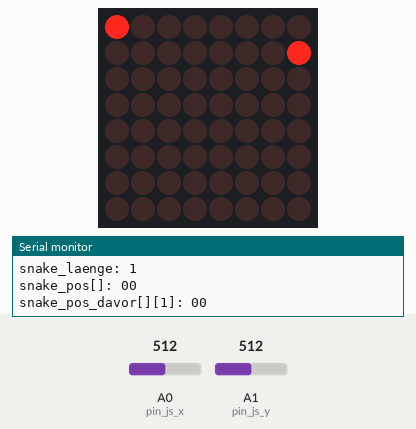
Recording of a sketch running on a simulated Arduino Uno, built with avr-gcc and run on an emulated ATmega328P. On the bench: 8×8 LED matrix, the last lines printed to the serial monitor. Inputs (shaded band) come from the test bench; at power-on: A0 (pin_js_x) = 512, A1 (pin_js_y) = 512. Random numbers use the default seed unless the sketch sets one.

Above: at 1.2 s.
1.3 s: A0 (pin_js_x) set to 701
2.8 s: A0 (pin_js_x) set to 727
At 3.4 s:
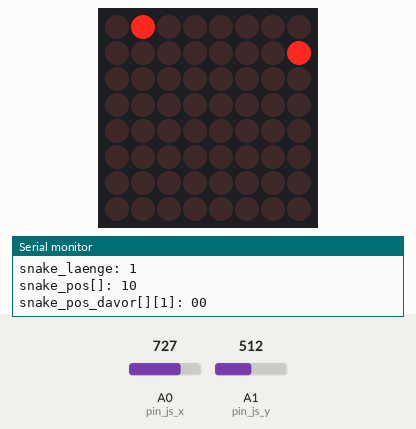
At 3.9 s:
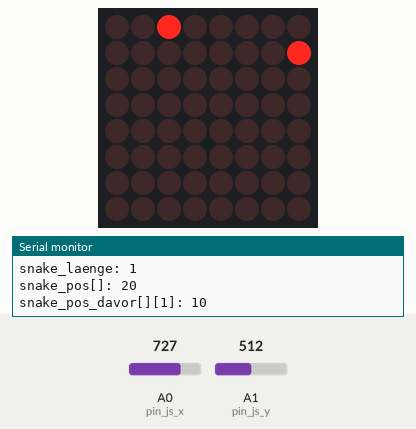
Timing chart, 0 to 5.8 s (numbered marks = the images above; inputs shaded):
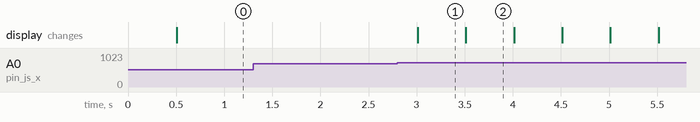

Measured:
- the behaviour switches between 712 and 713 on A0 (pin_js_x) (found by bisection; images 0 and 1)
- after the input at 2.8 s, the display: changes after 0.21 s (image 1)
- what the display in image 1 shows lasts 0.5 s, from 3.0 s to 3.5 s

The sketch:

ledsnake.ino
```cpp
// Snake_8x8_Matrix
// Autor: Felix Zwettler

#include <math.h>
#include "LedControl.h"

#define pin_lc_data 2
#define pin_lc_clk 3
#define pin_lc_load 4
#define pin_js_x A0
#define pin_js_y A1
#define pin_js_sw 5

#define spielgeschw 500

#define js_deadzone 200
#define js_x_offset 0
#define js_y_offset 0

// lc Initialisierung mit Argumenten: LedControl(data_PIN, clk_PIN, load_PIN, Reihenfolgennummer)
LedControl lc=LedControl(pin_lc_data , pin_lc_clk , pin_lc_load, 1);

// === Globale Variablen ===
short snake_pos[2] = {0,0};
short snake_pos_davor[2][64] = {0};
short snake_vektor[2] = {0,0};
short snake_laenge = 1;
short essen_pos[2] = {6,6};
unsigned long zeit_aktuell = 0;
unsigned long zeit_davor = 0;
int game_over_status = 0;

// === Funktionen ===
void snake_vektor_aktualisieren(int js_x, int js_y){
  int snake_vektor_davor_x = snake_vektor[0];
  int snake_vektor_davor_y = snake_vektor[1];

  if(js_x > (512 - js_x_offset) + js_deadzone){
    snake_vektor[0] = 1;
    snake_vektor[1] = 0;
  }
  else if(js_x < (512 - js_x_offset) - js_deadzone){
    snake_vektor[0] = -1;
    snake_vektor[1] = 0;
  }
  else if(js_y > (512 - js_y_offset) + js_deadzone){
    snake_vektor[0] = 0;
    snake_vektor[1] = 1;
  }
  else if(js_y < (512 - js_y_offset) - js_deadzone){
    snake_vektor[0] = 0;
    snake_vektor[1] = -1;
  }
  if(snake_vektor[0] != 0 && snake_vektor[0] == (-1) * snake_vektor_davor_x){
    snake_vektor[0] = snake_vektor_davor_x;
  }
  if(snake_vektor[1] != 0 && snake_vektor[1] == (-1) * snake_vektor_davor_y){
    snake_vektor[1] = snake_vektor_davor_y;
  }
}

int snake_bewegung(int snake_pos, int snake_vektor){
  if(snake_pos + snake_vektor > 7){
    snake_pos = 0;
  }
  else if(snake_pos + snake_vektor < 0){
    snake_pos = 7;
  }
  else {
    snake_pos = snake_pos + snake_vektor;
  }
  return snake_pos;
}

void lc_zeichnen(void){
  int i;
  int j;
  int k;
  lc.clearDisplay(0);
  lc.setLed(0, snake_pos[1], snake_pos[0], true);
  lc.setLed(0, essen_pos[1], essen_pos[0], true);
  for(k = 1; k < snake_laenge; k++){
    if(k < snake_laenge){
      lc.setLed(0, snake_pos_davor[1][k], snake_pos_davor[0][k], true);
    }
  }
}

void reset(void){
  int i;
  int j;
  lc.clearDisplay(0);
  delay( 5 * spielgeschw);
  for(i = 0; i < 8; i++){
    for(j = 0; j < 8; j++){
      lc.setLed(0, j, i, true);
    }
  }
  delay( 5 * spielgeschw);
  snake_pos[0] = 0;
  snake_pos[1] = 0;
  for(i = 0; i < 64; i++){
    snake_pos_davor[0][i] = 0;
    snake_pos_davor[1][i] = 0;
  }
  snake_vektor[0] = 0;
  snake_vektor[1] = 0;
  snake_laenge = 1;
  essen_pos_erzeugen();
}

int kollision_abfrage(void){
  int i;
  int j;
  for(i = 1; i < snake_laenge; i++){
    if(snake_pos_davor[0][i] == snake_pos[0] && snake_pos_davor[1][i] == snake_pos[1]){
      return 1;
    }
  }
  return 0;
}

void essen_pos_erzeugen(void){
  int i;
  essen_pos[0] = rand() % 8;
  essen_pos[1] = rand() % 8;
  for( i = 0; i < snake_laenge; i++){
    if(essen_pos[0] == snake_pos_davor[0][i] && essen_pos[0] == snake_pos_davor[0][i]){
      essen_pos_erzeugen();
    }
  }
}

// === setup() ===
void setup() {
  Serial.begin(57600);
  lc.shutdown(0,false);     // lc aufwecken
  lc.setIntensity(0,3);     // lc Helligkeit zw. 0-15
  lc.clearDisplay(0);       // lc clearen
  Serial.println("=== Arduino ist bereit! ===");
  pinMode(pin_js_x, INPUT);
  pinMode(pin_js_x, INPUT);
  essen_pos_erzeugen();
}

// === loop() ===
void loop() {
  char eingabe;
  int js_x;
  int js_y;
  // Koordinaten links (0) nach rechts (7)(X-Achse), und von oben (0) nach unten (7)(Y-Achse)
  js_x = analogRead(pin_js_x);
  js_y = analogRead(pin_js_y);

  snake_vektor_aktualisieren(js_x, js_y);
  zeit_aktuell = millis();

  if( zeit_aktuell - zeit_davor > spielgeschw ){
    zeit_davor = zeit_aktuell;
    int i;

    snake_pos[0] = snake_bewegung(snake_pos[0], snake_vektor[0]);
    snake_pos[1] = snake_bewegung(snake_pos[1], snake_vektor[1]);
    for(i = 63; i > 0; i--){
      snake_pos_davor[0][i] = snake_pos_davor[0][i - 1];
      snake_pos_davor[1][i] = snake_pos_davor[1][i - 1];
    }
    snake_pos_davor[0][0] = snake_pos[0];
    snake_pos_davor[1][0] = snake_pos[1];

    if(snake_pos[0] == essen_pos[0] && snake_pos[1] == essen_pos[1]){
      essen_pos_erzeugen();
      snake_laenge = snake_laenge + 1;
    }

    game_over_status = kollision_abfrage();
    if(game_over_status == 1){
      reset();
      game_over_status = 0;
    }

    lc_zeichnen();

    // === Debugging ===
    Serial.print("js: ");
    Serial.print(js_x);
    Serial.println(js_y);
    Serial.print("snake_laenge: ");
    Serial.println(snake_laenge);
    Serial.print("snake_pos[]: ");
    Serial.print(snake_pos[0]);
    Serial.println(snake_pos[1]);
    Serial.print("snake_pos_davor[][1]: ");
    Serial.print(snake_pos_davor[0][1]);
    Serial.println(snake_pos_davor[1][1]);
    Serial.println();

  }
}
```
